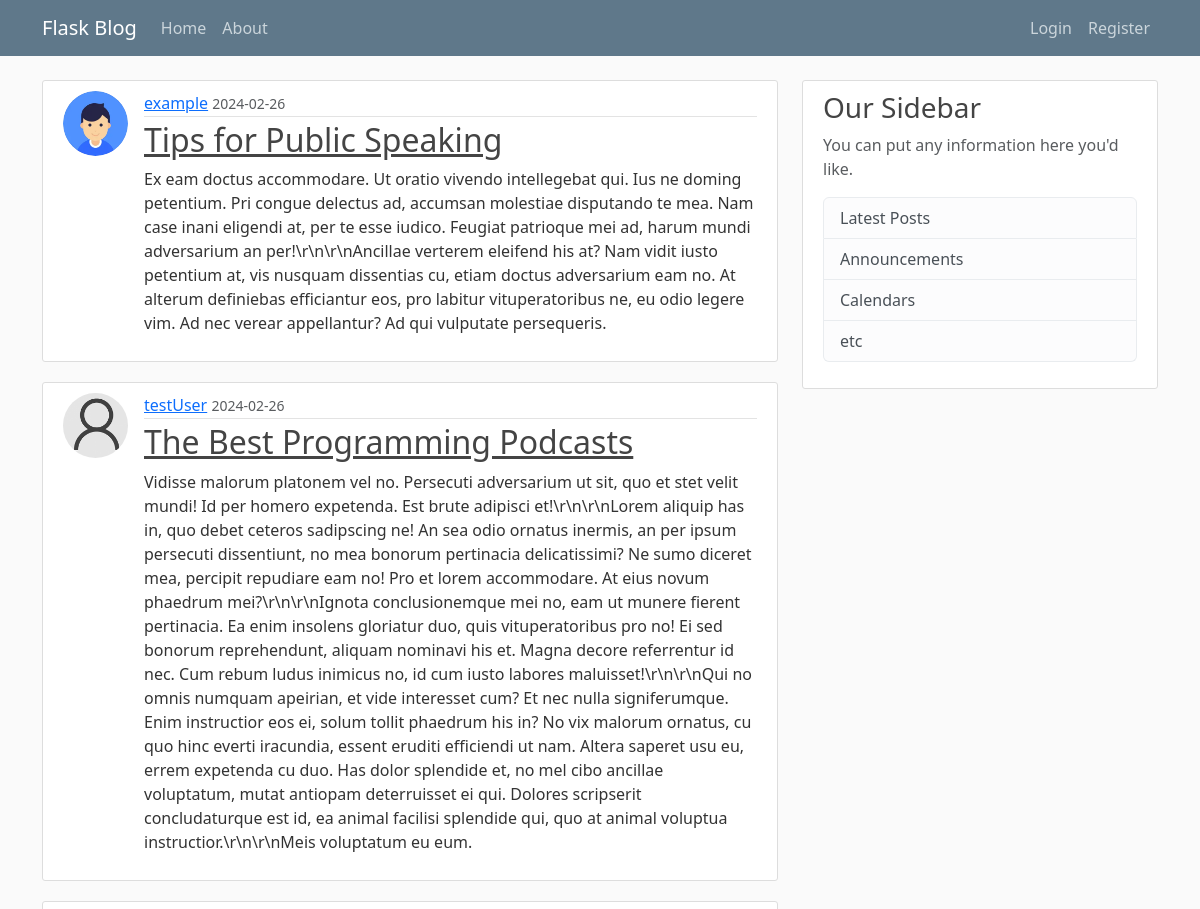
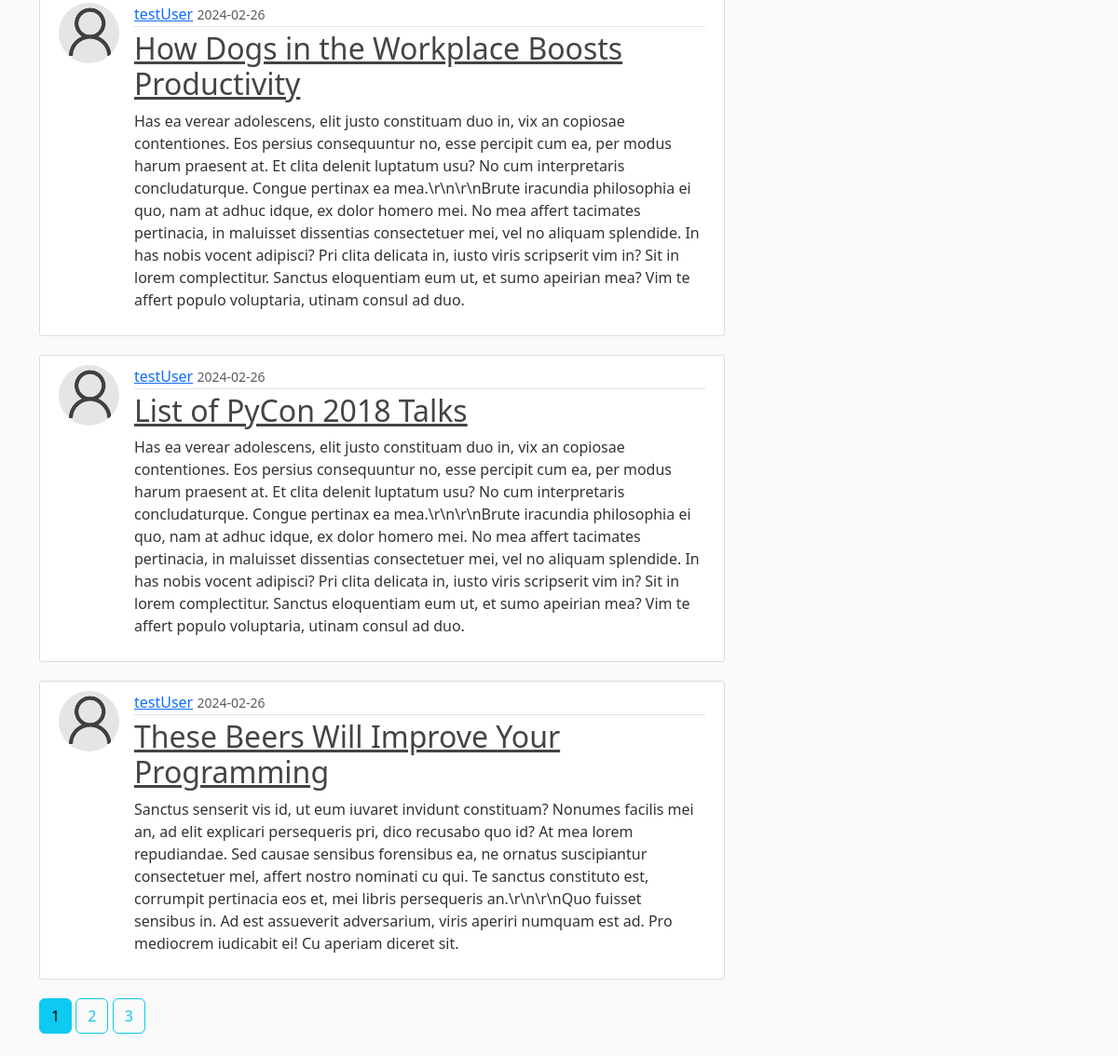
Page /home on the earlier database version (2 pictures, top to bottom).
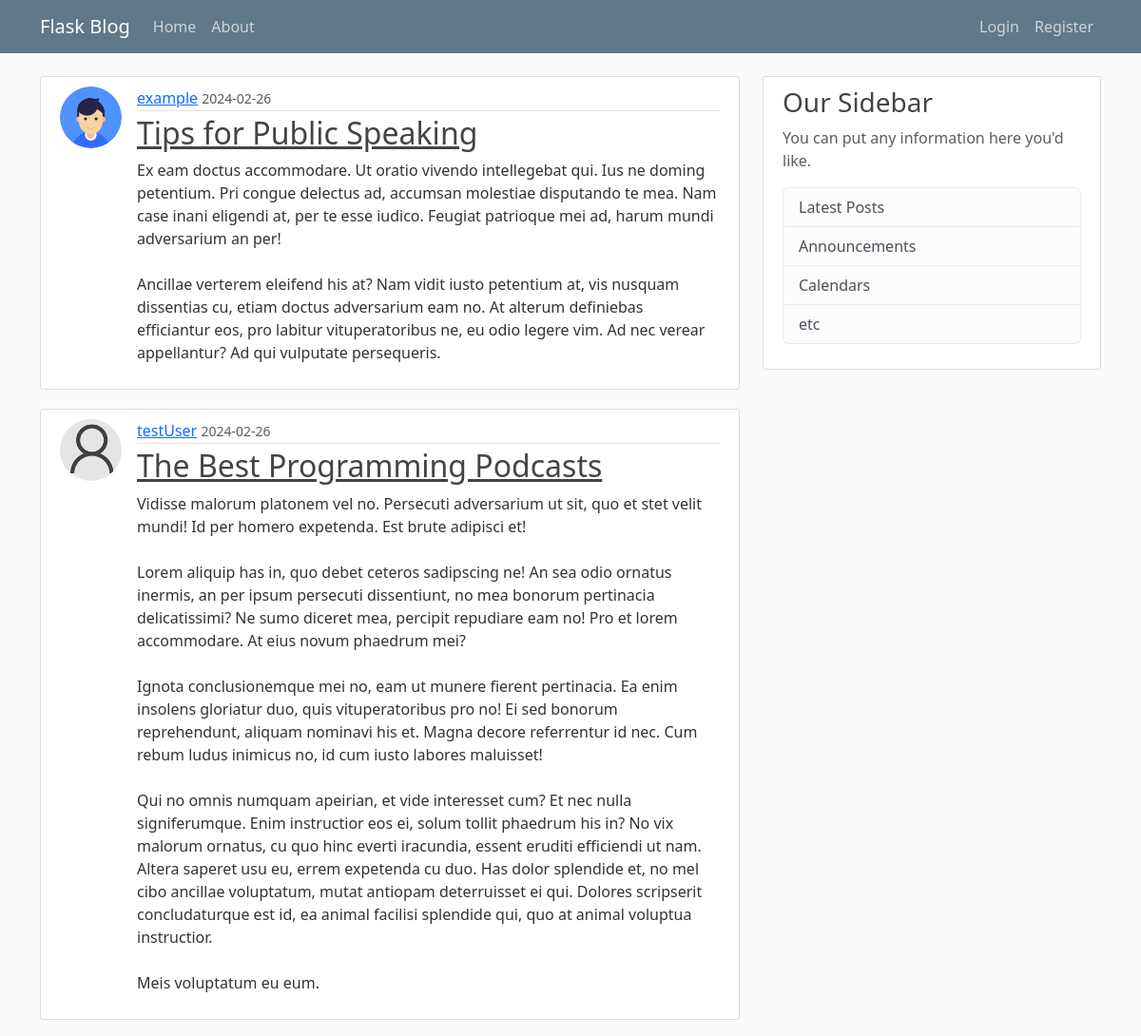
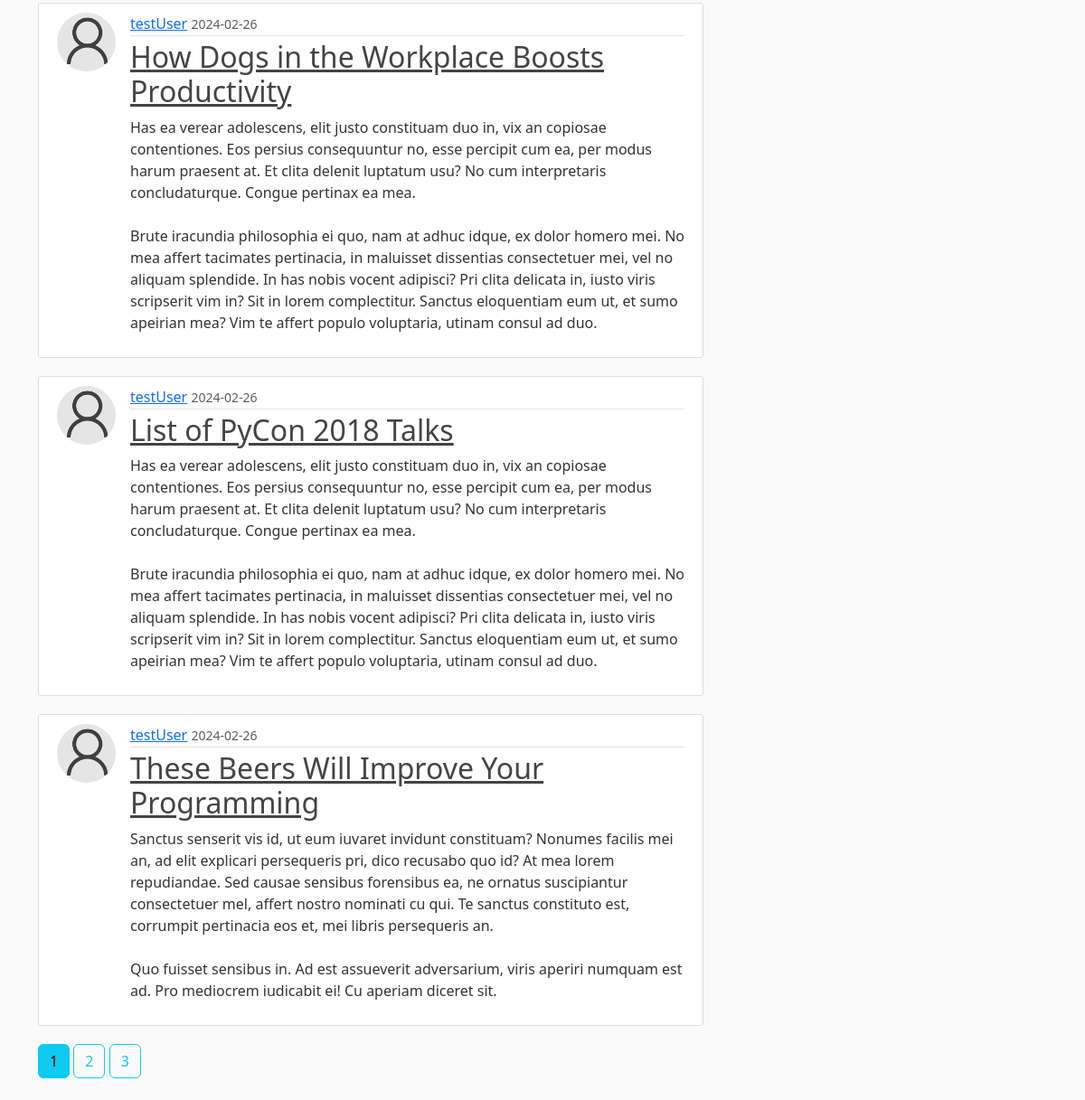
Same page on the later database version (2 pictures, top to bottom).
### flaskblog/models.py (models this page shows, shortened)
class Post(db.Model):
    id = db.Column(db.Integer, primary_key=True)
    title = db.Column(db.String(100), nullable=False)
    date_posted = db.Column(db.DateTime, nullable=False, default=datetime.utcnow)
    content = db.Column(db.Text, nullable=False)
    user_id = db.Column(db.Integer, db.ForeignKey('user.id'), nullable=False)

class User(db.Model, UserMixin):
    id = db.Column(db.Integer, primary_key=True)
    username = db.Column(db.String(20), unique=True, nullable=False)
    email = db.Column(db.String(120), unique=True, nullable=False)
    image_file = db.Column(db.String(20), nullable=False, default='default.jpg')
    password = db.Column(db.String(60), nullable=False)
    posts = db.relationship('Post', backref='author', lazy=True)

### flaskblog/routes.py (the view)
@app.route("/")
@app.route("/home")
def home():
    page = request.args.get('page', 1, type= int)
    posts = Post.query.order_by(Post.date_posted.desc()).paginate(page= page, per_page= 5)
    return render_template('home.html', posts= posts)

### flaskblog/templates/home.html
{% extends 'layout.html' %}
{% block content %}
    {% for post in posts.items %}
        <article class="media content-section" style= "display: flex;">
            <img class= "rounded-circle article-img" src= "{{ url_for('static', filename= 'profile_pics/' + post.author.image_file) }}">
            <div class="media-body">
            <div class="article-metadata">
                <a class="mr-2" href="{{ url_for('user_posts', username= post.author.username) }}">{{ post.author.username }}</a>
                <small class="text-muted">{{ post.date_posted.strftime('%Y-%m-%d') }}</small>
            </div>
            <h2><a class="article-title" href="{{ url_for('post', post_id= post.id) }}">{{ post.title }}</a></h2>
            <p class="article-content">{{ post.content }}</p>
            </div>
        </article>
    {% endfor %}
    {% for page_num in posts.iter_pages( left_edge= 1, right_edge= 1, left_current= 1, right_current= 1 ) %}
        {% if page_num %}
            {% if posts.page == page_num %}
                <a class= "btn btn-info mb-4" href= "{{ url_for('home', page= page_num) }}"> {{ page_num }} </a>
            {% else %}
                <a class= "btn btn-outline-info mb-4" href= "{{ url_for('home', page= page_num) }}"> {{ page_num }} </a>
            {% endif %}
        {% else %}
            ...
        {% endif %}
    {% endfor %}
{% endblock content %}

Differences in the rows shown:
changed Post "Tips for Public Speaking": content "…harum mundi adversarium an per!\\r\\n\\r\\nAncillae verterem eleifend his at?…" → "…harum mundi adversarium an per! Ancillae verterem eleifend his at?…"
changed Post "The Best Programming Podcasts": content "…expetenda. Est brute adipisci et!\\r\\n\\r\\nLorem aliquip has in, quo debet ceteros sadipscing ne! An sea odio ornatus inermis, an per ipsum persecuti dissentiunt, no mea bonorum pertinacia delicatissimi? Ne sumo diceret mea, percipit repudiare eam no! Pro et lorem accommodare. At eius novum phaedrum mei?\\r\\n\\r\\nIgnota conclusionemque mei no, eam ut munere fierent pertinacia. Ea enim insolens gloriatur duo, quis vituperatoribus pro no! Ei sed bonorum reprehendunt, aliquam nominavi his et. Magna decore referrentur id nec. Cum rebum ludus inimicus no, id cum iusto labores maluisset!\\r\\n\\r\\nQui no omnis numquam apeirian, et vide interesset cum? Et nec nulla signiferumque. Enim instructior eos…" → "…expetenda. Est brute adipisci et! Lorem aliquip has in, quo debet ceteros sadipscing ne! An sea odio ornatus inermis, an per ipsum persecuti dissentiunt, no mea bonorum pertinacia delicatissimi? Ne sumo diceret mea, percipit repudiare eam no! Pro et lorem accommodare. At eius novum phaedrum mei? Ignota conclusionemque mei no, eam ut munere fierent pertinacia. Ea enim insolens gloriatur duo, quis vituperatoribus pro no! Ei sed bonorum reprehendunt, aliquam nominavi his et. Magna decore referrentur id nec. Cum rebum ludus inimicus no, id cum iusto labores maluisset! Qui no omnis numquam apeirian, et vide interesset cum? Et nec nulla signiferumque. Enim instructior eos ei, solum tollit…"
changed Post "How Dogs in the Workplace Boosts Productivity": content "…concludaturque. Congue pertinax ea mea.\\r\\n\\r\\nBrute iracundia philosophia ei quo,…" → "…concludaturque. Congue pertinax ea mea. Brute iracundia philosophia ei quo,…"
changed Post "List of PyCon 2018 Talks": content "…concludaturque. Congue pertinax ea mea.\\r\\n\\r\\nBrute iracundia philosophia ei quo,…" → "…concludaturque. Congue pertinax ea mea. Brute iracundia philosophia ei quo,…"
changed Post "These Beers Will Improve Your Programming": content "…et, mei libris persequeris an.\\r\\n\\r\\nQuo fuisset sensibus in. Ad…" → "…et, mei libris persequeris an. Quo fuisset sensibus in. Ad…"
